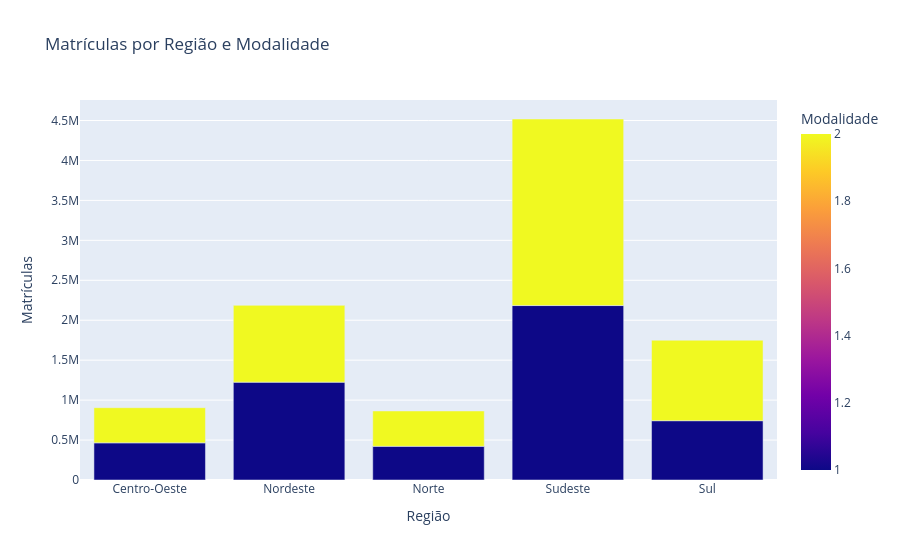

Source (notebook cell):
### Markdown cell above
## 3. Análises por Região

Distribuição de matrículas, ingressantes e vagas por região

### Code cell
# Agregação por região
regiao_agg = df_inep.groupby('NO_REGIAO', observed=True).agg({
    'QT_CURSO': 'sum',
    'QT_VG_TOTAL': 'sum',
    'QT_ING': 'sum',
    'QT_MAT': 'sum',
    'QT_CONC': 'sum'
}).sort_values('QT_MAT', ascending=False)

print("MATRÍCULAS POR REGIÃO")
print("=" * 80)
print(regiao_agg)

# Gráfico por modalidade e região
modalidade_regiao = df_inep.groupby(['NO_REGIAO', 'TP_MODALIDADE_ENSINO'], observed=True)['QT_MAT'].sum().reset_index()

fig = px.bar(
    modalidade_regiao,
    x='NO_REGIAO',
    y='QT_MAT',
    color='TP_MODALIDADE_ENSINO',
    title='Matrículas por Região e Modalidade',
    labels={'QT_MAT': 'Matrículas', 'NO_REGIAO': 'Região', 'TP_MODALIDADE_ENSINO': 'Modalidade'},
    barmode='stack'
)
fig.show()

### Figure 1 — Plotly figure (JSON) as saved in the notebook; plotly's stock layout.template omitted (floating-point values rounded to 4 significant figures)
{"data": [{"alignmentgroup": "True", "hovertemplate": "Região=%{x}<br>Matrículas=%{y}<br>Modalidade=%{marker.color}<extra></extra>", "legendgroup": "", "marker": {"color": [1, 2, 1, 2, 1, 2, 1, 2, 1, 2], "coloraxis": "coloraxis", "pattern": {"shape": ""}}, "name": "", "offsetgroup": "", "orientation": "v", "showlegend": false, "textposition": "auto", "type": "bar", "x": ["Centro-Oeste", "Centro-Oeste", "Nordeste", "Nordeste", "Norte", "Norte", "Sudeste", "Sudeste", "Sul", "Sul"], "xaxis": "x", "y": [465083, 440010, 1225167, 961354, 421508, 442461, 2183885, 2335057, 742232, 1007929], "yaxis": "y"}], "layout": {"barmode": "stack", "coloraxis": {"colorbar": {"title": {"text": "Modalidade"}}, "colorscale": [[0, "#0d0887"], [0.1111, "#46039f"], [0.2222, "#7201a8"], [0.3333, "#9c179e"], [0.4444, "#bd3786"], [0.5556, "#d8576b"], [0.6667, "#ed7953"], [0.7778, "#fb9f3a"], [0.8889, "#fdca26"], [1, "#f0f921"]]}, "legend": {"tracegroupgap": 0}, "title": {"text": "Matrículas por Região e Modalidade"}, "xaxis": {"anchor": "y", "domain": [0, 1], "title": {"text": "Região"}}, "yaxis": {"anchor": "x", "domain": [0, 1], "title": {"text": "Matrículas"}}}}
